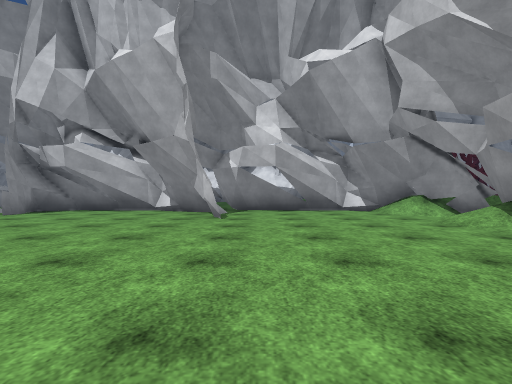
[1] (above)

22 first-person views from a walk through a scene from a Unity 3-D project. The camera is 1.2 m above the floor, looks level and sees 85° across. The floor is counted in squares, 2 m on a side. Each view is taken from the middle of a square. On the plan, view 1 faces up. The plan holds only what a view shows up to about 9 squares ahead; the rest is blank. The place goes on beyond the plan. The player is left out. Some surface patterns are stand-ins.

[2]
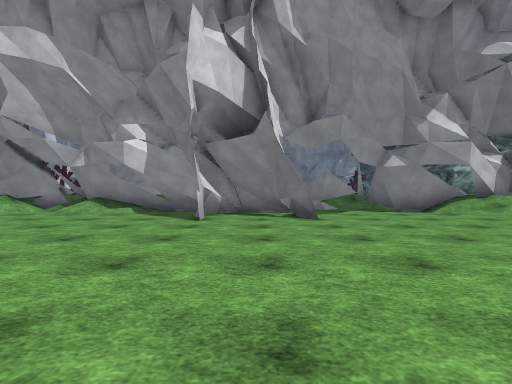

[3]
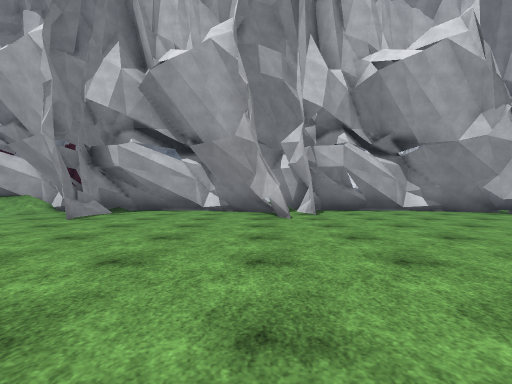

[4]
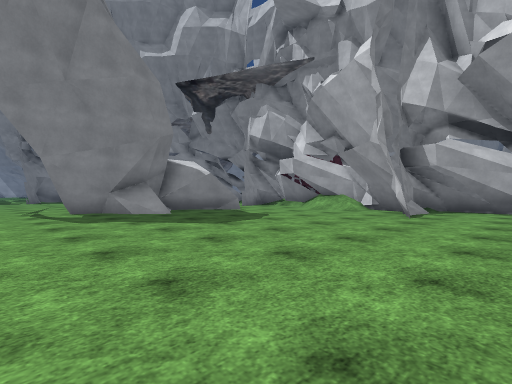

[5]
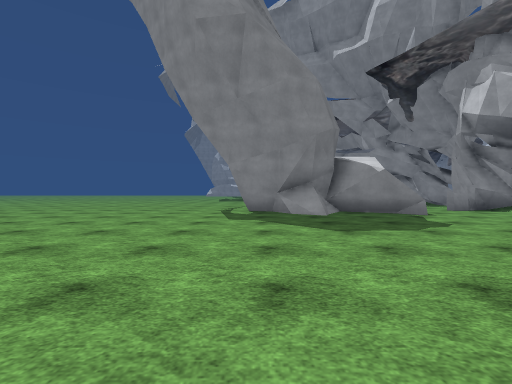

[6]
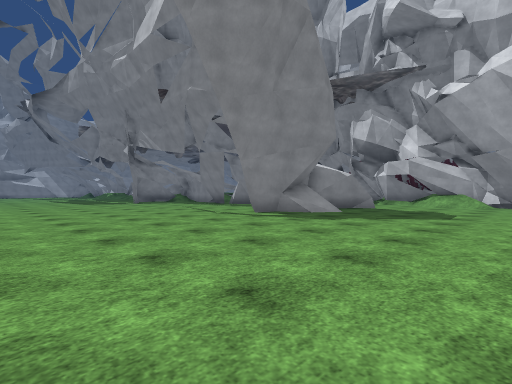

[7]
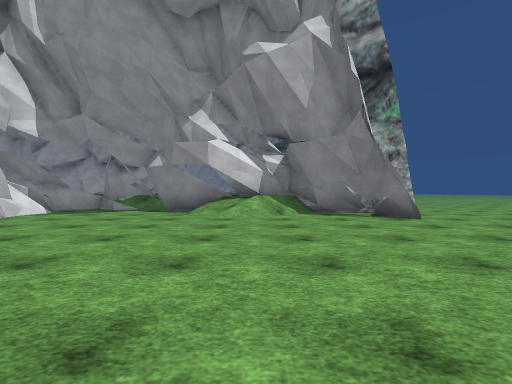

[8]
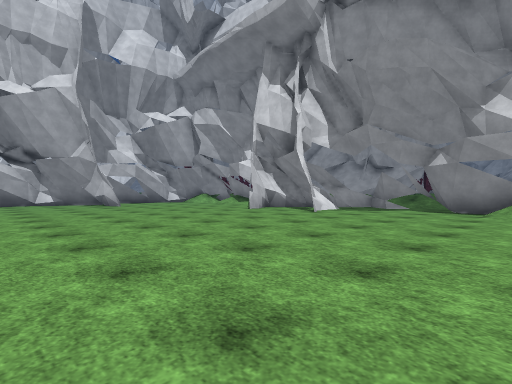

[9]
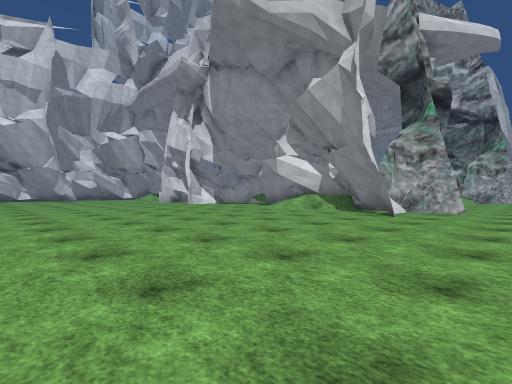

[10]
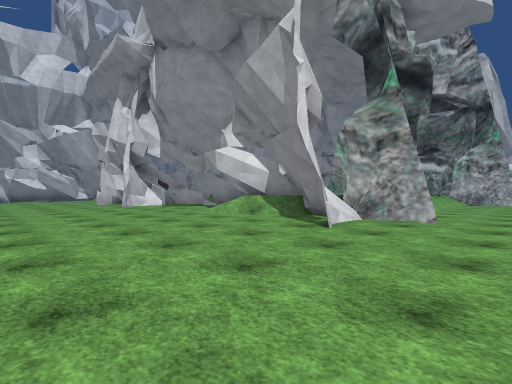

[11]
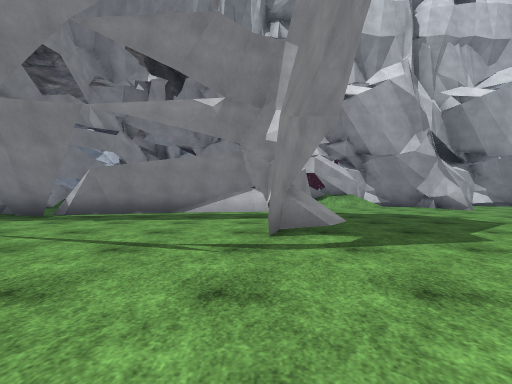

[12]
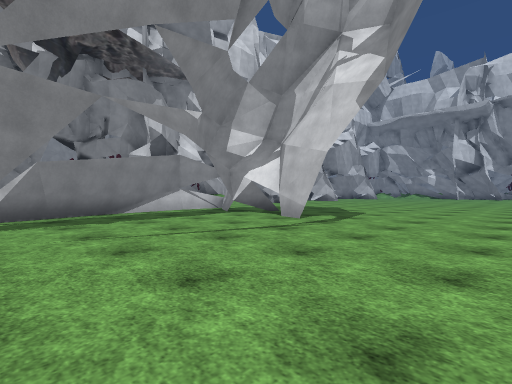

[13]
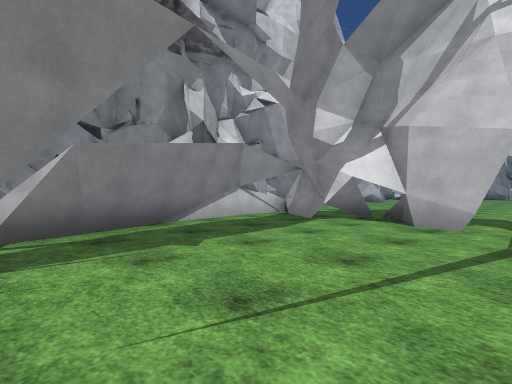

[14]
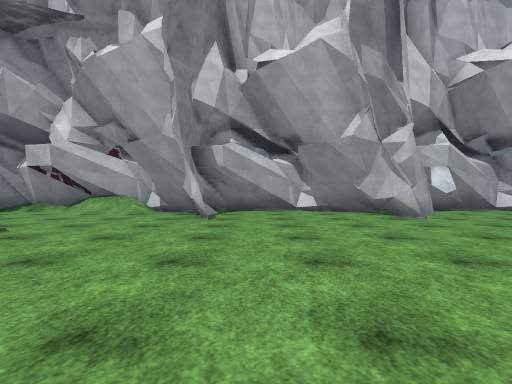

[15]
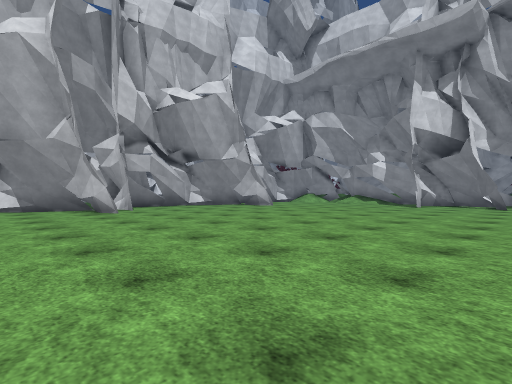

[16]
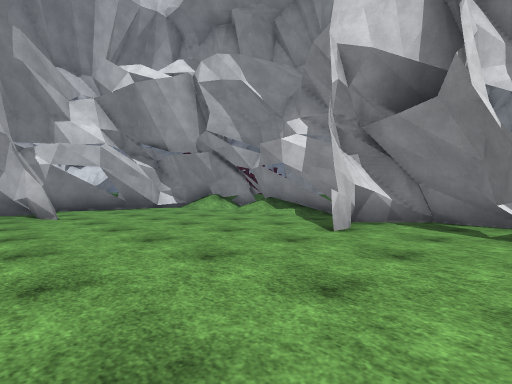

[17]
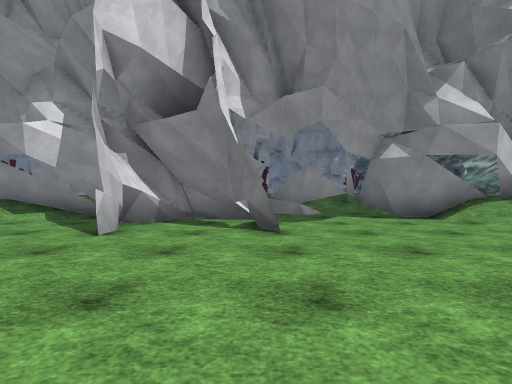

[18]
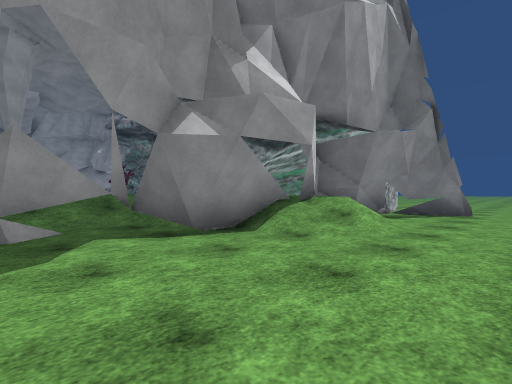

[19]
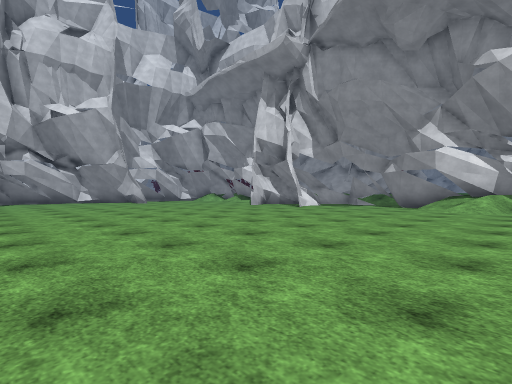

[20]
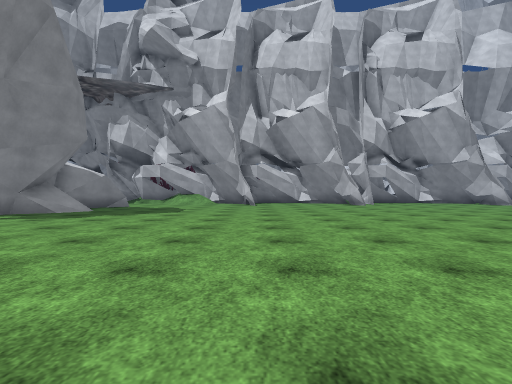

[21]
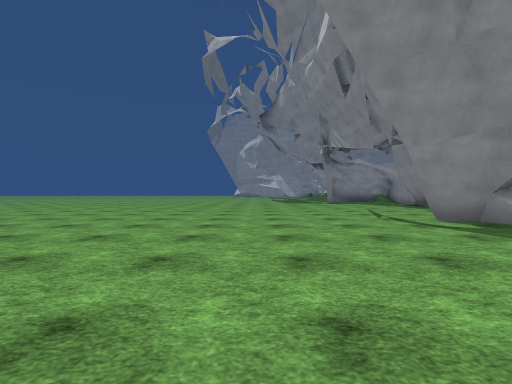

[22]
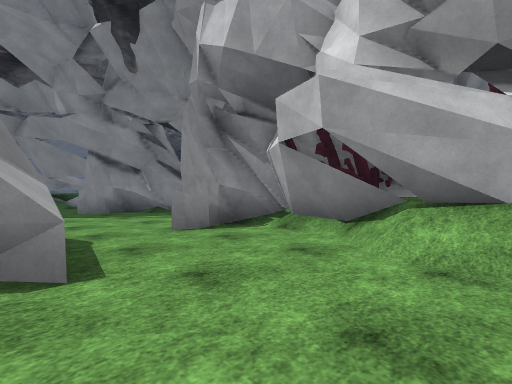

### Floor plan
Key: @ floor where view 1 was taken; # wall or solid block; x gap in a wall; . main floor; : floor 1 m higher than the main floor; / step, stairs or slope; = window, fence, low wall or low ledge; ^ raised ledge.
Columns run from 24 left of view 1 to 7 right of it. Each row starts with its distance up from view 1.
  9  #   ###########  ###########
  8  #...#..#/###..####...##... ##
  7  #...x.....#=...###....#.....#
  6  #..###.....#................#
  5  =#####=....................##
  4 ##....#.....................#
  3 .....##.....................#
  2 .....##.....................#
  1 .....#....................###
  0 ........................@...##
 -1 ...........................###
 -2 .............................#
 -3 ................ ............#
 -4  ..............  ...........##
 -5   ............   ...........#.
 -6   .......   .    ........../#
 -7   ......         ........../##
 -8   .....          .........../#=^
 -9   ....             .........###:
-10   ..               ........##
-11                    .........# ./
-12                    .............
-13                    .............

Where each view was taken, in squares from view 1:
view 1: 0 up, 0 right, facing up
view 2: 0 up, 4 left, facing right
view 3: 0 up, 8 left, facing up
view 4: 1 down, 10 left, facing up-left
view 5: 1 up, 10 left, facing left
view 6: 5 down, 13 left, facing up-left
view 7: 7 down, 4 left, facing right
view 8: 6 down, 5 left, facing up-right
view 9: 13 down, 5 left, facing up-right
view 10: 13 down, 2 left, facing up-right
view 11: 3 down, 19 left, facing up
view 12: 3 down, 24 left, facing up-right
view 13: 0 up, 24 left, facing up-right
view 14: 0 up, 11 left, facing up
view 15: 2 down, 10 left, facing up-right
view 16: 1 down, 2 left, facing up-right
view 17: 1 down, 2 left, facing right
view 18: 2 down, 1 right, facing down-right
view 19: 8 down, 7 left, facing up-right
view 20: 6 down, 12 left, facing up
view 21: 3 down, 13 left, facing left
view 22: 5 up, 15 left, facing up-left
